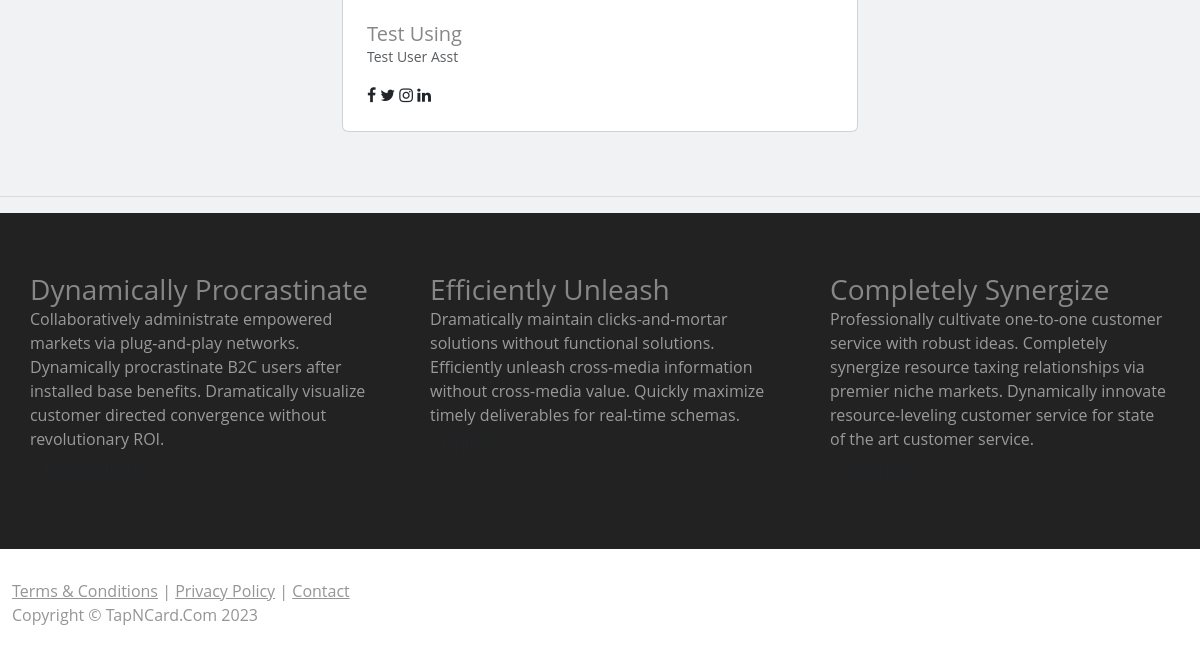
The app's page / (lower part), older data.
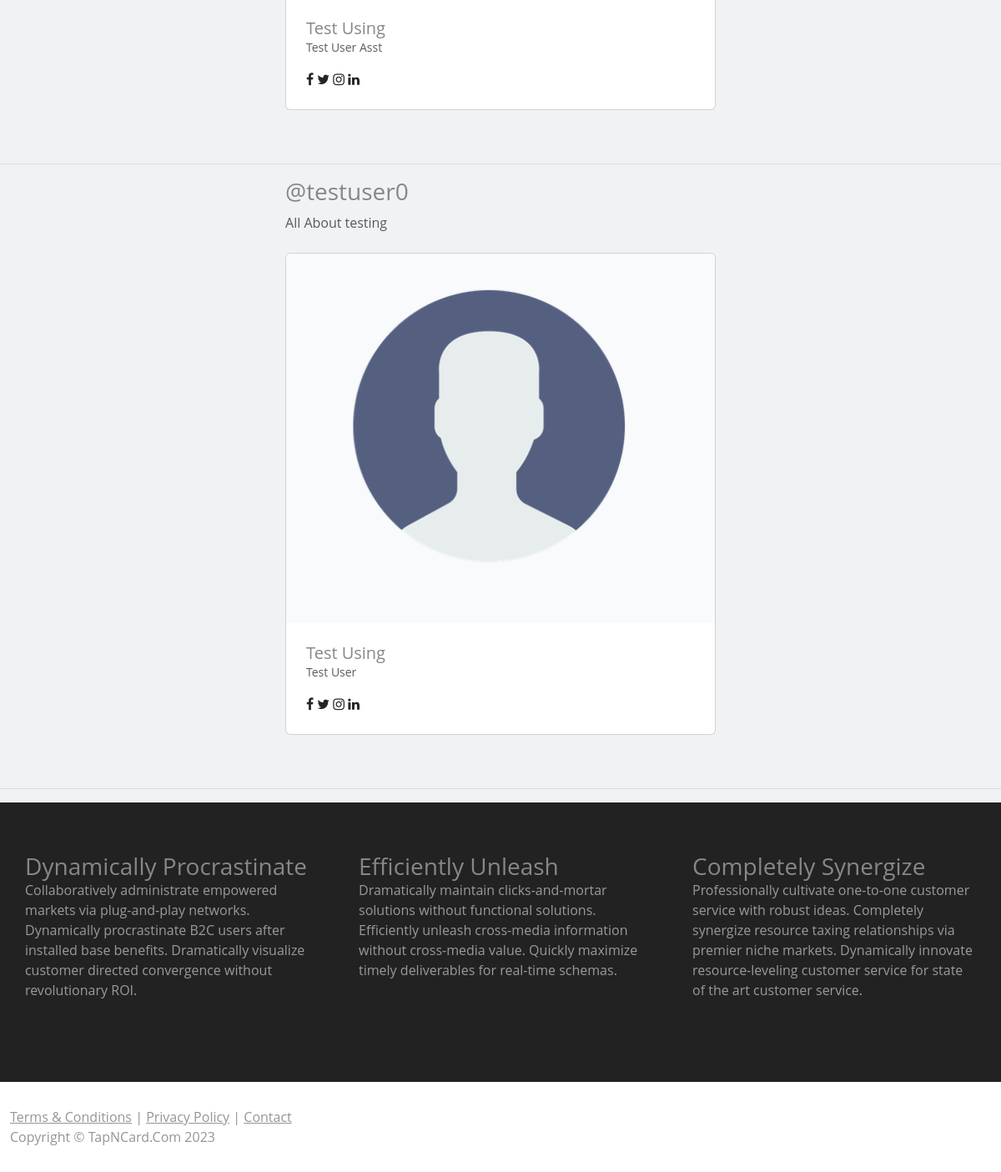
The same page, newer data.
### members/models.py (models this page shows, shortened)
class Post(models.Model):
    user = models.OneToOneField(User, on_delete=models.CASCADE)
    username = models.CharField(max_length=50, blank=True, default='@')
    full_name = models.CharField(max_length=100, blank=False)
    profile_picture = models.ImageField( upload_to='images/profile',null=False ,blank=False, default='media/images/profile/defaultBizman_5lfB6OA.jpg')
    business = models.CharField(max_length=100, blank=False)
    phone_number = models.CharField(max_length=20, blank=True)
    email_address = models.EmailField(max_length=100, blank=True)
    website = models.URLField(blank=True)
    job_title = models.CharField(max_length=100, blank=True)
    about = models.CharField(max_length=300, blank=True)
    background_banner = models.ImageField( upload_to='images/profile',null=False, blank=False, default='media/images/profile/TapNCard_Default_Profile_Banner_zZkKI0A.png')
    facebook = models.URLField(blank=False, default="http://www.facebook.com/username")
    instagram = models.URLField(blank=True, default="http://www.instagram.com/username")
    tiktok = models.URLField(blank=True, default="http://www.tiktok.com/username")
    twitter = models.URLField(blank=True, default="http://www.twitter.com/username")
    linkedin = models.URLField(blank=True, default="http://www.linkedin.com/username")
    paypal = models.URLField(blank=True, default="http://www.paypal.com/username")
    cashapp = models.URLField(blank=True, default="http://www.cashapp.com/username")
    snap = models.URLField(blank=True, default="http://www.snapchat.com/username")
    discord = models.URLField(blank=True, default="http://www.discord.com/username")
    twitch = models.URLField(blank=True, default="http://www.twitch.com/username")
    spotify = models.URLField(blank=True, default="http://www.spotify.com/username")
    apple_music = models.URLField(blank=True, default="http://www.applemusic.com/username")
    sound_cloud = models.URLField(blank=True, default="http://www.soundcloud.com/username")

### main/views.py (the view)
# urls.py: path('', HomeView.as_view(), name='home'),
class HomeView(ListView):
    model = Post
    template_name = 'main/home.html'
    context_object_name = 'posts'
    def get_context_data(self, **kwargs):
        context = super().get_context_data(**kwargs)
        post = Post.objects.first()  # Replace this with your actual logic
        context['post'] = post
        return context

### main/templates/main/home.html (shortened to what this page needs)
{% extends 'base.html'  %}
{% load static %}
{% block content %}
<br><br>
<section id="gallery">
  {% for post in posts %}
        <div class="container-sm" style="max-width: 540px; max-height: 100%vh;">
          <a href="{% url 'profile' post.pk %}" style="text-decoration: none;"><h3 class="font-weight-bold mb-2">{{post.username}}</h3></a>
        <p class="font-italic text-muted mb-4">{{ post.about }}</p>
        <div class="card "><a href="{% url 'profile' post.pk %}"><img src="{{ post.profile_picture.url }}" alt="" class="w-100 card-img-top"></a>
          <div class="p-4">
            <h5 class="mb-0">{{post.business}}</h5>
            <p class="small text-muted">{{post.job_title}}</p>
            <ul class="social mb-0 list-inline mt-3">
              <li class="list-inline-item m-0"><a href="{{ post.facebook }}" class="social-link"><i class="fa fa-facebook-f"></i></a></li>
              <li class="list-inline-item m-0"><a href="{{ post.twitter }}" class="social-link"><i class="fa fa-twitter"></i></a></li>
              <li class="list-inline-item m-0"><a href="{{ post.instagram }}" class="social-link"><i class="fa fa-instagram"></i></a></li>
              <li class="list-inline-item m-0"><a href="{{ post.linkedin }}" class="social-link"><i class="fa fa-linkedin"></i></a></li>
            </ul>
          </div>
        </div>
      </div>
  <br><br><hr>
    {% endfor %}
  {% endblock  %}

Row changes from the older to the newer data that the page shows:
added Post: username "@testuser0", about "All About testing", profile_picture (picture), business "Test Using", job_title "Test User"
